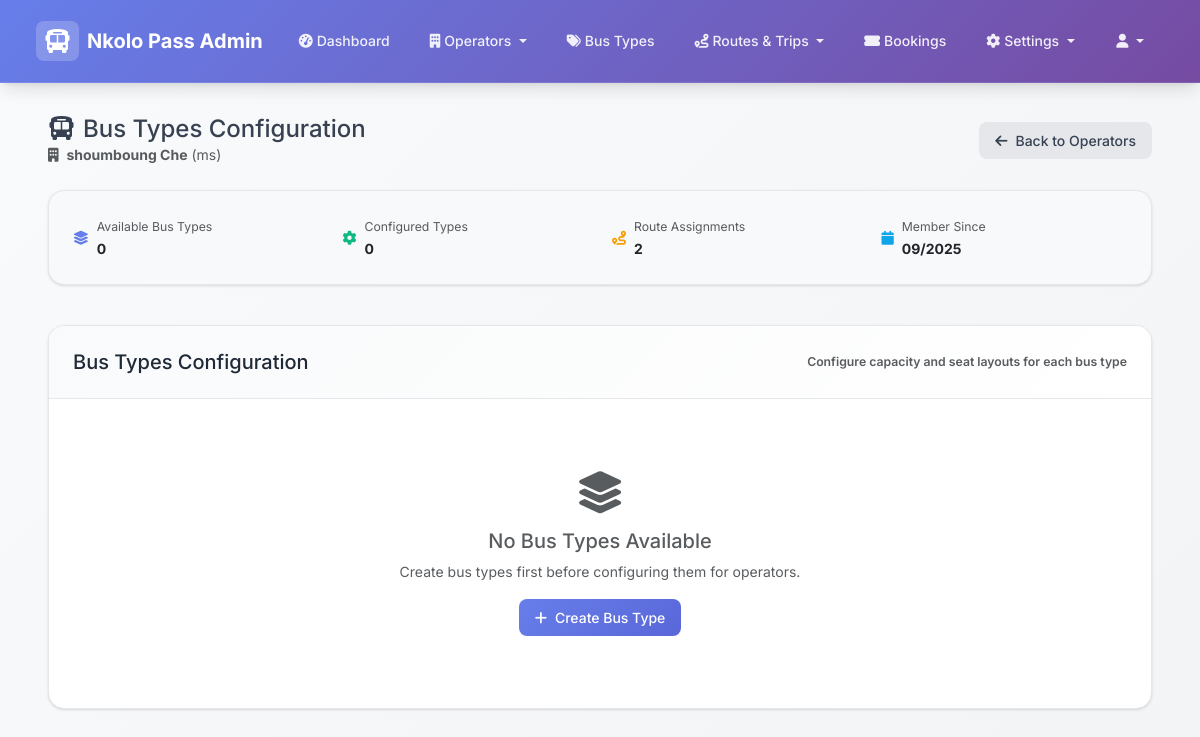
Screenshot of /admin/operators/1/bus-types (signed in) with the database file from the repository.
### models.py (models this page shows, shortened)
class Operator(db.Model):
    id = db.Column(db.Integer, primary_key=True)
    name = db.Column(db.String(100), nullable=False)
    code = db.Column(db.String(10), unique=True, nullable=False)
    contact_person = db.Column(db.String(100))
    phone = db.Column(db.String(20))
    email = db.Column(db.String(100))
    address = db.Column(db.Text)
    logo_url = db.Column(db.String(500))  # URL to logo image
    is_active = db.Column(db.Boolean, default=True)
    created_at = db.Column(db.DateTime, default=datetime.utcnow)
    locations = db.relationship('OperatorLocation', backref='operator', lazy=True)
    trips = db.relationship('Trip', backref='operator', lazy=True)

### admin_routes.py (the view)
@admin_bp.route('/operators/<int:operator_id>/bus-types')
def operator_bus_types(operator_id):
    if 'admin_id' not in session:
        return redirect(url_for('admin_bp.login'))
    operator = Operator.query.get_or_404(operator_id)
    bus_type_configs = OperatorBusType.query.filter_by(operator_id=operator_id).all()
    available_bus_types = BusType.query.all()
    return render_template('admin/operators/bus_types.html',
                         operator=operator,
                         bus_type_configs=bus_type_configs,
                         available_bus_types=available_bus_types)

### templates/admin/operators/bus_types.html (shortened to what this page needs)
{% extends "admin/base.html" %}
{% block content %}
<div class="container-fluid">
    <div class="row">
        <div class="col-12">
            <div class="d-flex justify-content-between align-items-center mb-4">
                <div>
                    <h2 class="h4 mb-0">
                        <i class="fas fa-bus me-2"></i>Bus Types Configuration
                    </h2>
                    <p class="text-muted mb-0">
                        <i class="fas fa-building me-1"></i>
                        <strong>{{ operator.name }}</strong> ({{ operator.code }})
                    </p>
                </div>
                <div class="d-flex gap-2">
                    <a href="{{ url_for('admin_bp.operators') }}" class="btn btn-secondary">
                        <i class="fas fa-arrow-left me-1"></i>Back to Operators
                    </a>
                </div>
            </div>
            <div class="row mb-4">
                <div class="col-12">
                    <div class="card bg-light">
                        <div class="card-body">
                            <div class="row">
                                <div class="col-md-3">
                                    <div class="d-flex align-items-center">
                                        <i class="fas fa-layer-group text-primary me-2"></i>
                                        <div>
                                            <small class="text-muted">Available Bus Types</small>
                                            <div class="fw-bold">{{ bus_types|length }}</div>
                                        </div>
                                    </div>
                                </div>
                                <div class="col-md-3">
                                    <div class="d-flex align-items-center">
                                        <i class="fas fa-cog text-success me-2"></i>
                                        <div>
                                            <small class="text-muted">Configured Types</small>
                                            <div class="fw-bold">{{ configs|length }}</div>
                                        </div>
                                    </div>
                                </div>
                                <div class="col-md-3">
                                    <div class="d-flex align-items-center">
                                        <i class="fas fa-route text-warning me-2"></i>
                                        <div>
                                            <small class="text-muted">Route Assignments</small>
                                            <div class="fw-bold">{{ operator.route_assignments|length }}</div>
                                        </div>
                                    </div>
                                </div>
                                <div class="col-md-3">
                                    <div class="d-flex align-items-center">
                                        <i class="fas fa-calendar text-info me-2"></i>
                                        <div>
                                            <small class="text-muted">Member Since</small>
                                            <div class="fw-bold">{{ operator.created_at.strftime('%m/%Y') }}</div>
                                        </div>
                                    </div>
                                </div>
                            </div>
                        </div>
                    </div>
                </div>
            </div>
            <div class="card">
                <div class="card-header">
                    <h5 class="card-title mb-0">Bus Types Configuration</h5>
                    <small class="text-muted">Configure capacity and seat layouts for each bus type</small>
                </div>
                <div class="card-body">
                    {% if bus_types %}
                        <div class="row g-4">
                            {% for bus_type in bus_types %}
                            {% set config = configs|selectattr('bus_type_id', 'equalto', bus_type.id)|first %}
                            <div class="col-md-6 col-lg-4">
                                <div class="card h-100 bus-type-config-card">
                                    <div class="card-body">
                                        <div class="d-flex justify-content-between align-items-start mb-3">
                                            <div>
                                                <h6 class="card-title mb-1">{{ bus_type.name }}</h6>
                                                {% if bus_type.description %}
                                                <small class="text-muted">{{ bus_type.description[:50] }}{% if bus_type.description|length > 50 %}...{% endif %}</small>
                                                {% endif %}
                                            </div>
                                            {% if config %}
                                                <span class="badge bg-success">Configured</span>
                                            {% else %}
                                                <span class="badge bg-warning">Not Configured</span>
                                            {% endif %}
                                        </div>
                                        {% if config %}
                                        <div class="config-details mb-3">
                                            <div class="row text-center">
                                                <div class="col-6">
                                                    <div class="stat-item">
                                                        <h6 class="mb-0 text-primary">{{ config.capacity }}</h6>
                                                        <small class="text-muted">Seats</small>
                                                    </div>
                                                </div>
                                                <div class="col-6">
                                                    <div class="stat-item">
                                                        <h6 class="mb-0 text-success">{{ config.seats_per_row }}</h6>
                                                        <small class="text-muted">Per Row</small>
                                                    </div>
                                                </div>
                                            </div>
                                        </div>
                                        <div class="btn-group w-100 mb-2" role="group">
                                            <button type="button" class="btn btn-outline-primary btn-sm"
                                                    onclick="editConfiguration({{ bus_type.id }}, '{{ bus_type.name }}', {{ config.capacity }}, {{ config.seats_per_row }})">
                                                <i class="fas fa-edit"></i> Edit Config
                                            </button>
                                            <a href="{{ url_for('admin_bp.operator_bus_type_seat_map', operator_id=operator.id, config_id=config.id) }}"
                                               class="btn btn-outline-success btn-sm">
                                                <i class="fas fa-th"></i> Seat Map
                                            </a>
                                        </div>
                                        {% else %}
                                        <div class="text-center py-3 mb-3">
                                            <i class="fas fa-cog fa-2x text-muted mb-2"></i>
                                            <p class="text-muted small mb-0">Not configured yet</p>
                                        </div>
                                        {% endif %}
                                        <button type="button" class="btn btn-primary btn-sm w-100"
                                                onclick="{% if config %}editConfiguration{% else %}addConfiguration{% endif %}({{ bus_type.id }}, '{{ bus_type.name }}'{% if config %}, {{ config.capacity }}, {{ config.seats_per_row }}{% endif %})">
                                            <i class="fas fa-{% if config %}edit{% else %}plus{% endif %}"></i>
                                            {% if config %}Update{% else %}Configure{% endif %}
                                        </button>
                                        {% if bus_type.get_amenities() %}
                                        <div class="amenities mt-2">
                                            <small class="text-muted d-block mb-1">Amenities:</small>
                                            <div class="d-flex flex-wrap gap-1">
                                                {% for amenity in bus_type.get_amenities()[:3] %}
                                                    <span class="badge bg-light text-dark">{{ amenity }}</span>
                                                {% endfor %}
                                                {% if bus_type.get_amenities()|length > 3 %}
                                                    <span class="badge bg-light text-dark">+{{ bus_type.get_amenities()|length - 3 }} more</span>
                                                {% endif %}
                                            </div>
                                        </div>
                                        {% endif %}
                                    </div>
                                </div>
                            </div>
                            {% endfor %}
                        </div>
                    {% else %}
                        <div class="text-center py-5">
                            <i class="fas fa-layer-group fa-3x text-muted mb-3"></i>
                            <h5 class="text-muted">No Bus Types Available</h5>
                            <p class="text-muted">Create bus types first before configuring them for operators.</p>
                            <a href="{{ url_for('admin_bp.add_bus_type') }}" class="btn btn-primary">
                                <i class="fas fa-plus me-1"></i>Create Bus Type
                            </a>
                        </div>
                    {% endif %}
                </div>
            </div>
        </div>
    </div>
</div>
{% endblock %}

### static/css/admin.css (style rules this page uses)
:root { --admin-primary: #667eea; --admin-primary-dark: #5a67d8; --admin-secondary: #764ba2; --admin-success: #10b981; --admin-info: #0ea5e9; --admin-warning: #f59e0b; --admin-danger: #ef4444; --admin-dark: #1f2937; --admin-light: #f9fafb; --admin-white: #ffffff; --admin-gray-50: #f9fafb; --admin-gray-100: #f3f4f6; --admin-gray-200: #e5e7eb; --admin-gray-300: #d1d5db; --admin-gray-400: #9ca3af; --admin-gray-500: #6b7280; --admin-gray-600: #4b5563; --admin-gray-700: #374151; --admin-gray-800: #1f2937; --admin-gray-900: #111827; --shadow-sm: 0 1px 2px 0 rgb(0 0 0 / 0.05); --shadow: 0 1px 3px 0 rgb(0 0 0 / 0.1), 0 1px 2px -1px rgb(0 0 0 / 0.1); --shadow-md: 0 4px 6px -1px rgb(0 0 0 / 0.1), 0 2px 4px -2px rgb(0 0 0 / 0.1); --shadow-lg: 0 10px 15px -3px rgb(0 0 0 / 0.1), 0 4px 6px -4px rgb(0 0 0 / 0.1); --shadow-xl: 0 20px 25px -5px rgb(0 0 0 / 0.1), 0 8px 10px -6px rgb(0 0 0 / 0.1); --radius-sm: 0.375rem; --radius: 0.5rem; --radius-md: 0.75rem; --radius-lg: 1rem; --radius-xl: 1.5rem; --space-xs: 0.25rem; --space-sm: 0.5rem; --space: 1rem; --space-lg: 1.5rem; --space-xl: 2rem; --space-2xl: 3rem; }
* { box-sizing: border-box; }
body { background: linear-gradient(135deg, var(--admin-gray-50) 0%, var(--admin-gray-100) 100%); font-family: 'Inter', -apple-system, BlinkMacSystemFont, 'Segoe UI', 'Roboto', sans-serif; font-size: 14px; line-height: 1.6; color: var(--admin-gray-700); margin: 0; padding: 0; min-height: 100vh; }
.card { background: var(--admin-white); border: 1px solid var(--admin-gray-200); border-radius: var(--radius-lg); box-shadow: var(--shadow); transition: all 0.3s cubic-bezier(0.4, 0, 0.2, 1); overflow: hidden; margin-bottom: var(--space); }
.card-header { background: linear-gradient(135deg, var(--admin-gray-50) 0%, var(--admin-white) 100%); border-bottom: 1px solid var(--admin-gray-200); padding: var(--space-lg); font-weight: 600; color: var(--admin-gray-800); display: flex; align-items: center; justify-content: space-between; flex-wrap: wrap; gap: var(--space); }
.card-body { padding: var(--space-lg); }
.text-primary { color: var(--admin-primary) !important; }
.text-success { color: var(--admin-success) !important; }
.text-info { color: var(--admin-info) !important; }
.text-warning { color: var(--admin-warning) !important; }
.btn { border-radius: 0.35rem; font-weight: 600; transition: all 0.3s ease; }
.btn-primary { background-color: var(--admin-primary); border-color: var(--admin-primary); }
.btn { border-radius: var(--radius); font-weight: 500; font-size: 0.875rem; padding: var(--space-sm) var(--space); transition: all 0.3s cubic-bezier(0.4, 0, 0.2, 1); border: none; display: inline-flex; align-items: center; gap: var(--space-xs); text-decoration: none; }
.btn-primary { background: linear-gradient(135deg, var(--admin-primary) 0%, var(--admin-primary-dark) 100%); color: white; }
.btn-secondary { background: var(--admin-gray-200); color: var(--admin-gray-700); }
.container-fluid { position: relative; z-index: auto; }

### rows the page displays
Operator: name "shoumboung Che", code "ms", created_at "09/2025"

### other values shown
{{ site_name }} "Nkolo Pass"
{{ bus_types|length }} "0"
{{ configs|length }} "0"
{{ operator.route_assignments|length }} "2"
